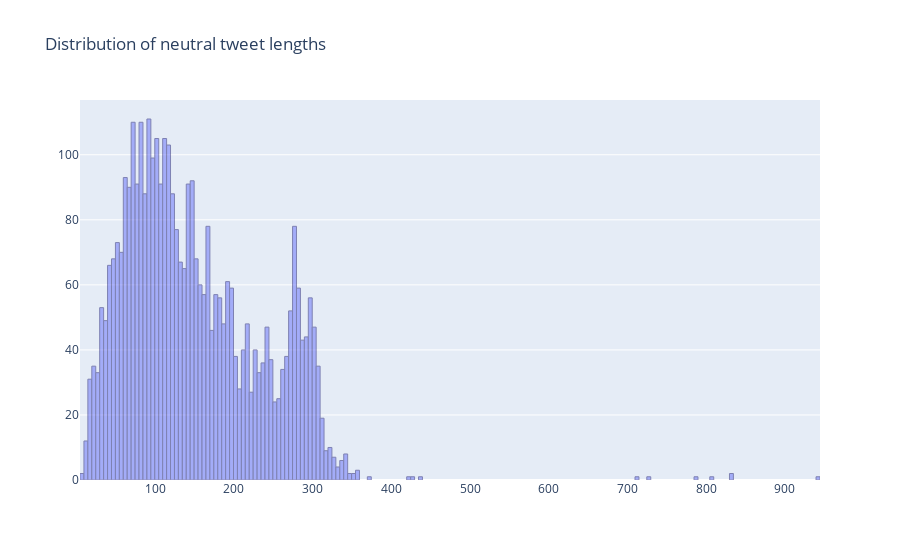
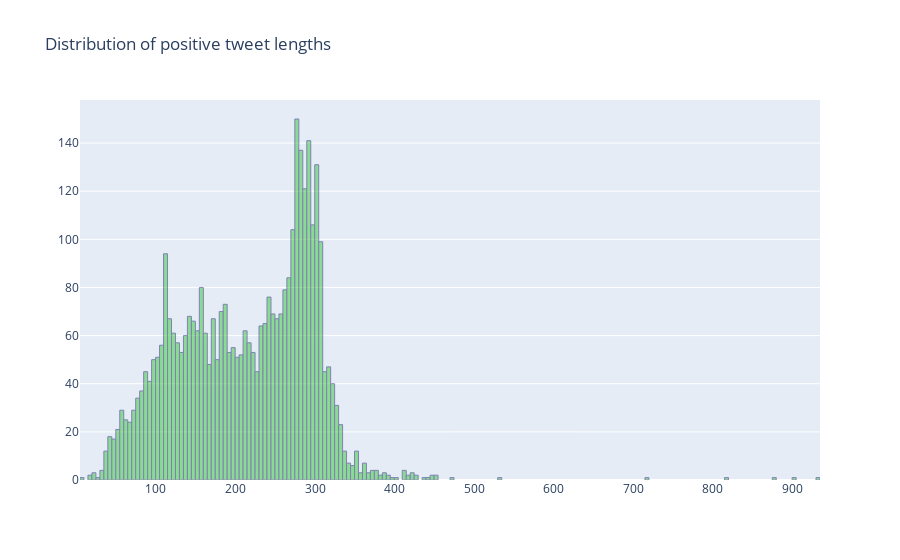
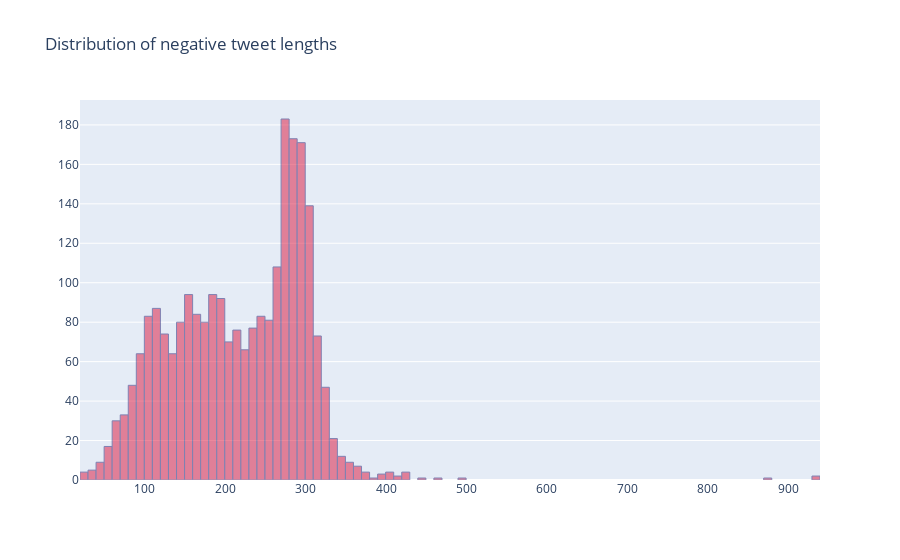

Source (notebook cell) for these figures, in order:
### Code cell
x1 = neutral.Length.values
x2 = positive.Length.values
x3 = negative.Length.values

fig = go.Figure(data=[go.Histogram(x=x1,
                                   marker_line_width=1, 
                                   marker_line_color="midnightblue", 
                                   xbins_size = 5,
                                   opacity = 0.5)])

fig.update_layout(title_text='Distribution of neutral tweet lengths')
fig.show()

fig = go.Figure(data=[go.Histogram(x=x2,
                                   marker_line_width=1, 
                                   marker_color='rgb(50,202,50)', 
                                   marker_line_color="midnightblue", 
                                   xbins_size = 5,
                                   opacity = 0.5)])

fig.update_layout(title_text='Distribution of positive tweet lengths')
fig.show()

fig = go.Figure(data=[go.Histogram(x=x3,
                                   marker_line_width=1, 
                                   marker_color='crimson', 
                                   marker_line_color="midnightblue", 
                                   opacity = 0.5)])

fig.update_layout(title_text='Distribution of negative tweet lengths')
fig.show()

### Figure 1 — Plotly figure (JSON) as saved in the notebook; plotly's stock layout.template omitted (floating-point values rounded to 4 significant figures; data arrays with more than 128 entries replaced by an {"elided": "..."} marker saying what was removed)
{"data": [{"marker": {"line": {"color": "midnightblue", "width": 1}}, "opacity": 0.5, "type": "histogram", "x": {"elided": "3748 int values"}, "xbins": {"size": 5}}], "layout": {"autosize": true, "title": {"text": "Distribution of neutral tweet lengths"}, "xaxis": {"autorange": true, "range": [4.5, 944.5], "type": "linear"}, "yaxis": {"autorange": true, "range": [0, 116.8]}}}

### Figure 2 — Plotly figure (JSON) as saved in the notebook; plotly's stock layout.template omitted (floating-point values rounded to 4 significant figures; data arrays with more than 128 entries replaced by an {"elided": "..."} marker saying what was removed)
{"data": [{"marker": {"color": "rgb(50,202,50)", "line": {"color": "midnightblue", "width": 1}}, "opacity": 0.5, "type": "histogram", "x": {"elided": "3804 int values"}, "xbins": {"size": 5}}], "layout": {"autosize": true, "title": {"text": "Distribution of positive tweet lengths"}, "xaxis": {"autorange": true, "range": [4.5, 934.5], "type": "linear"}, "yaxis": {"autorange": true, "range": [0, 157.9]}}}

### Figure 3 — Plotly figure (JSON) as saved in the notebook; plotly's stock layout.template omitted (floating-point values rounded to 4 significant figures; data arrays with more than 128 entries replaced by an {"elided": "..."} marker saying what was removed)
{"data": [{"marker": {"color": "crimson", "line": {"color": "midnightblue", "width": 1}}, "opacity": 0.5, "type": "histogram", "x": {"elided": "2462 int values"}}], "layout": {"autosize": true, "title": {"text": "Distribution of negative tweet lengths"}, "xaxis": {"autorange": true, "range": [19.5, 939.5], "type": "linear"}, "yaxis": {"autorange": true, "range": [0, 192.6]}}}
